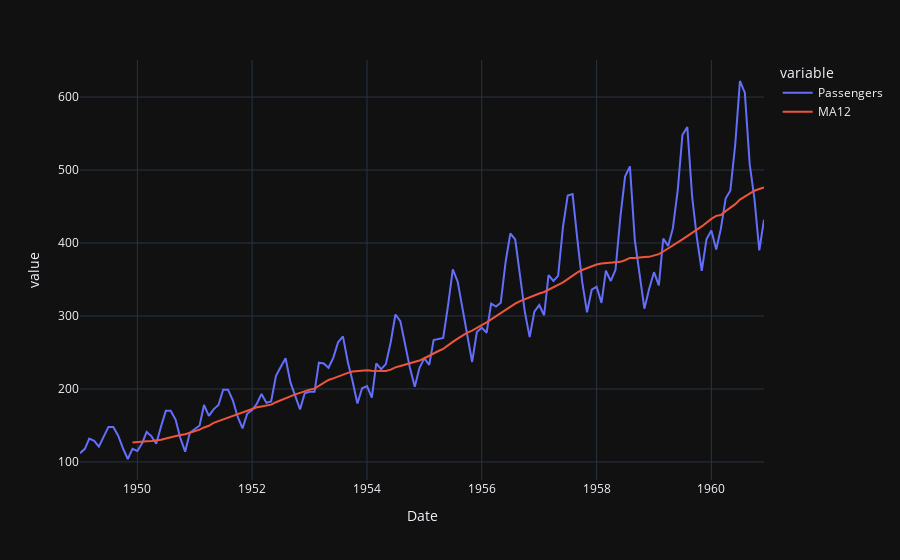

Notebook cell for this chart:
### Code cell
# create 12 month moving average
data['MA12'] = data['Passengers'].rolling(12).mean()

# plot the data and MA
import plotly.express as px
fig = px.line(data, x="Date", y=["Passengers", "MA12"], template = 'plotly_dark')
fig.show()

### Figure 1 — Plotly figure (JSON) as saved in the notebook; plotly's stock layout.template omitted (floating-point values rounded to 4 significant figures; data arrays with more than 128 entries replaced by an {"elided": "..."} marker saying what was removed)
{"data": [{"hovertemplate": "variable=Passengers<br>Date=%{x}<br>value=%{y}<extra></extra>", "legendgroup": "Passengers", "line": {"color": "#636efa", "dash": "solid"}, "marker": {"symbol": "circle"}, "mode": "lines", "name": "Passengers", "orientation": "v", "showlegend": true, "type": "scatter", "x": {"elided": "144 str values"}, "xaxis": "x", "y": {"elided": "144 int values"}, "yaxis": "y"}, {"hovertemplate": "variable=MA12<br>Date=%{x}<br>value=%{y}<extra></extra>", "legendgroup": "MA12", "line": {"color": "#EF553B", "dash": "solid"}, "marker": {"symbol": "circle"}, "mode": "lines", "name": "MA12", "orientation": "v", "showlegend": true, "type": "scatter", "x": {"elided": "144 str values"}, "xaxis": "x", "y": {"elided": "144 float values"}, "yaxis": "y"}], "layout": {"legend": {"title": {"text": "variable"}, "tracegroupgap": 0}, "margin": {"t": 60}, "xaxis": {"anchor": "y", "domain": [0, 1], "title": {"text": "Date"}}, "yaxis": {"anchor": "x", "domain": [0, 1], "title": {"text": "value"}}}}
